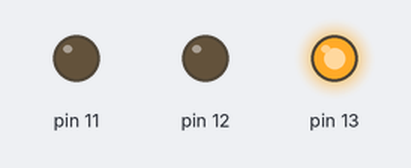
Simulated run of this sketch. Board: Arduino Uno, built with avr-gcc and run on an emulated ATmega328P. Parts: output pins drawn as LEDs (lit = HIGH).

Above: at 0.9 s.
At 4.5 s:
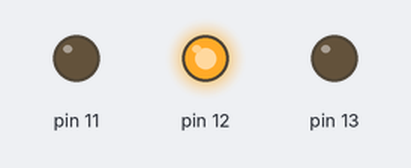
At 8.1 s:
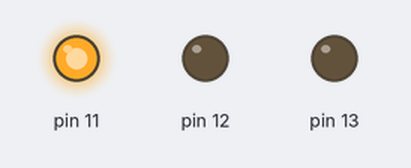
At 9.9 s:
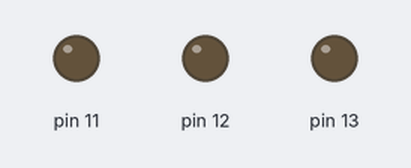
Timing chart, 0 to 14.0 s (numbered marks = the images above):
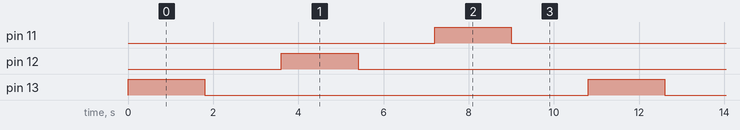

The sketch:

LED.ino
```cpp
// https://www.tinkercad.com/things/9wSe0tVqw05?sharecode=6dq48fsUr--w0_P7prgTaA8hKFh8Z1U87ck-JM2BNbY //

int speed = 0;

void setup()
{
  pinMode(13, OUTPUT);
  pinMode(12, OUTPUT);
  pinMode(11, OUTPUT);
}

void loop()
{
  speed = 1800;
  digitalWrite(13, HIGH);
  delay(speed);
  digitalWrite(13, LOW);
  delay(speed);
  digitalWrite(12, HIGH);
  delay(speed);
  digitalWrite(12, LOW);
  delay(speed);
  digitalWrite(11, HIGH);
  delay(speed);
  digitalWrite(11,LOW);
  delay(speed);
}
```

Measured:
- by itself, pin 11–13: alternates HIGH for 1.8 s and LOW for 9.0 s
- by itself, everything shown: repeats every 10.8 s, in 6 steps
